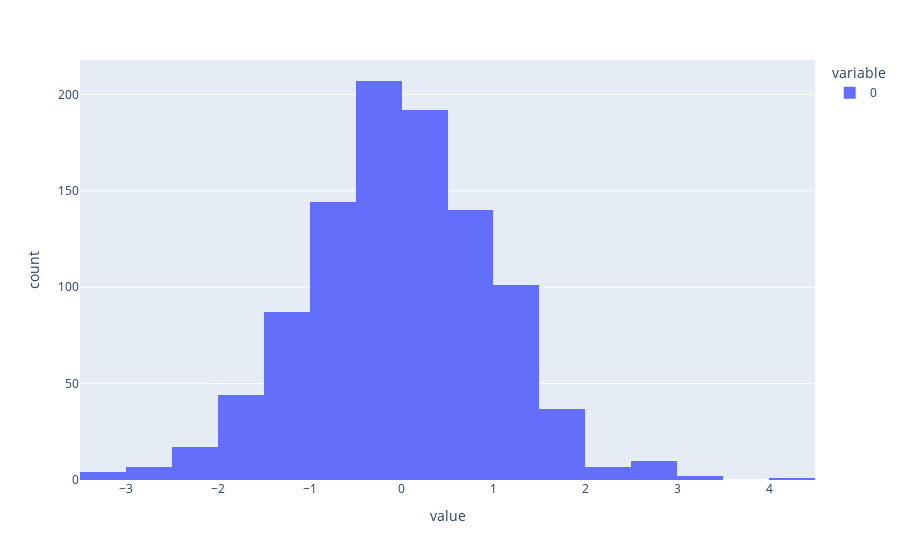

The notebook cell this image was saved under:
### Code cell
px.histogram(x,nbins=20)

### Figure 1 — Plotly figure (JSON) as saved in the notebook; plotly's stock layout.template omitted (floating-point values rounded to 4 significant figures; data arrays with more than 128 entries replaced by an {"elided": "..."} marker saying what was removed)
{"data": [{"alignmentgroup": "True", "bingroup": "x", "hovertemplate": "variable=0<br>value=%{x}<br>count=%{y}<extra></extra>", "legendgroup": "0", "marker": {"color": "#636efa", "pattern": {"shape": ""}}, "name": "0", "nbinsx": 20, "offsetgroup": "0", "orientation": "v", "showlegend": true, "type": "histogram", "x": {"elided": "1000 float values"}, "xaxis": "x", "yaxis": "y"}], "layout": {"barmode": "relative", "legend": {"title": {"text": "variable"}, "tracegroupgap": 0}, "margin": {"t": 60}, "xaxis": {"anchor": "y", "domain": [0, 1], "title": {"text": "value"}}, "yaxis": {"anchor": "x", "domain": [0, 1], "title": {"text": "count"}}}}
